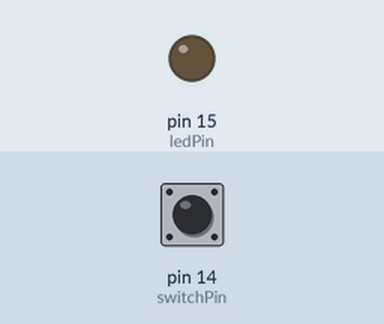
A sketch run on a simulated Arduino Uno, built with avr-gcc and run on an emulated ATmega328P. On the bench: output pins drawn as LEDs (lit = HIGH). Dashed ring = blinking. The test bench sets the inputs (shaded band); at power-on: pin 14 (switchPin) LOW.

Above: at 1.2 s.
1.3 s: pin 14 (switchPin) pulled HIGH for 3.2 s
At 1.9 s:
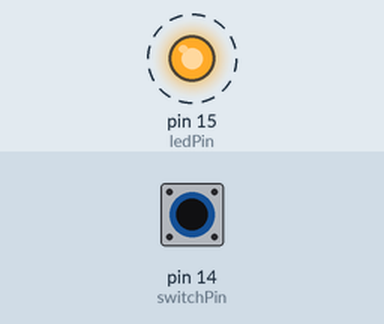
Timing chart, 0 to 5.8 s (numbered marks = the images above; inputs shaded):
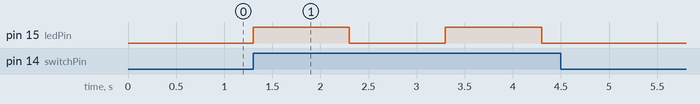

The sketch:

mod1.ino
```cpp
const int switchPin = 14;
const int ledPin = 15;

int switchState = 0;

void setup(){
  Serial.begin(9600);
  pinMode(switchPin, INPUT);
  pinMode(ledPin, OUTPUT);
}

//digital mengirim dan menerima sinyal
void loop(){
  switchState = digitalRead(switchPin);

  if(switchState == HIGH){ //ditekan
    digitalWrite(ledPin, HIGH);
    delay(1000);
    digitalWrite(ledPin, LOW);
    delay(1000);
  }else{
    digitalWrite(ledPin, LOW);
}

}

//pin digital untuk mengirim 
```

Measured:
- after the input at 1.3 s, pin 15 (ledPin): alternates HIGH for 1.0 s and LOW for 1.0 s, 4 changes in all, then stays LOW, starting at once
